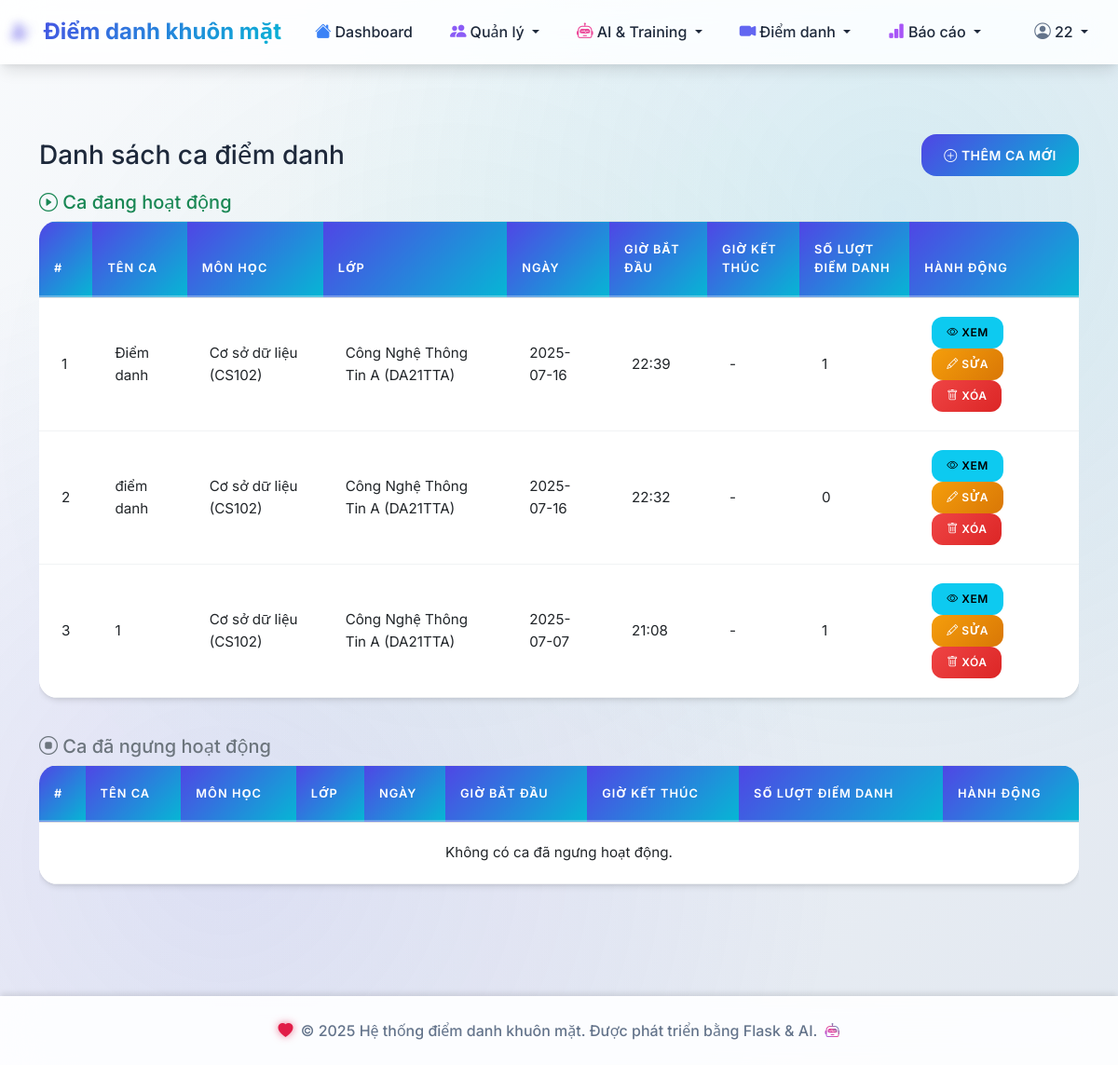
The app's page /attendance/sessions (signed in) with its own data.
### tables this page shows
CREATE TABLE attendance_sessions (
            id INTEGER PRIMARY KEY AUTOINCREMENT,
            session_name TEXT NOT NULL,
            subject_id INTEGER NOT NULL,
            class_id INTEGER NOT NULL,
            session_date DATE NOT NULL,
            start_time TIME NOT NULL,
            end_time TIME,
            status TEXT DEFAULT 'active',
            created_at TIMESTAMP DEFAULT CURRENT_TIMESTAMP, port INTEGER,
            FOREIGN KEY (subject_id) REFERENCES subjects (id),
            FOREIGN KEY (class_id) REFERENCES classes (id)
        );

### routes/attendance.py (the view)
@attendance_bp.route('/sessions')
def list_sessions():
    conn = get_db_connection()
    now = datetime.now().strftime('%Y-%m-%d %H:%M')
    active_sessions = conn.execute('''
        SELECT ast.*, s.subject_name, s.subject_code, c.class_name, c.class_code,
               COUNT(ar.id) as attendance_count
        FROM attendance_sessions ast
        JOIN subjects s ON ast.subject_id = s.id
        JOIN classes c ON ast.class_id = c.id
        LEFT JOIN attendance_records ar ON ast.id = ar.session_id
        WHERE (ast.end_time IS NULL OR (ast.session_date || ' ' || ast.end_time) > ?)
        GROUP BY ast.id
        ORDER BY ast.session_date DESC, ast.start_time DESC
    ''', (now,)).fetchall()
    inactive_sessions = conn.execute('''
        SELECT ast.*, s.subject_name, s.subject_code, c.class_name, c.class_code,
               COUNT(ar.id) as attendance_count
        FROM attendance_sessions ast
        JOIN subjects s ON ast.subject_id = s.id
        JOIN classes c ON ast.class_id = c.id
        LEFT JOIN attendance_records ar ON ast.id = ar.session_id
        WHERE (ast.end_time IS NOT NULL AND (ast.session_date || ' ' || ast.end_time) <= ?)
        GROUP BY ast.id
        ORDER BY ast.session_date DESC, ast.start_time DESC
    ''', (now,)).fetchall()
    conn.close()
    return render_template('attendance/sessions.html', active_sessions=active_sessions, inactive_sessions=inactive_sessions)

### models/database.py (called while the page is built)
def get_db_connection():
    conn = sqlite3.connect(DATABASE_PATH)
    conn.row_factory = sqlite3.Row
    return conn

### templates/attendance/sessions.html
{% extends "base.html" %} {% block title %}Quản lý ca điểm danh{% endblock %} {% block content %}
<div class="container py-4">
  <div class="d-flex justify-content-between align-items-center mb-3">
    <h3 class="mb-0">Danh sách ca điểm danh</h3>
    <a href="{{ url_for('attendance.add_session') }}" class="btn btn-primary"> <i class="bi bi-plus-circle"></i> Thêm ca mới </a>
  </div>
  <h5 class="text-success mb-2"><i class="bi bi-play-circle"></i> Ca đang hoạt động</h5>
  <div class="table-responsive mb-4">
    <table class="table table-bordered table-hover align-middle bg-white">
      <thead class="table-light">
        <tr>
          <th>#</th>
          <th>Tên ca</th>
          <th>Môn học</th>
          <th>Lớp</th>
          <th>Ngày</th>
          <th>Giờ bắt đầu</th>
          <th>Giờ kết thúc</th>
          <th>Số lượt điểm danh</th>
          <th>Hành động</th>
        </tr>
      </thead>
      <tbody>
        {% for s in active_sessions %}
        <tr>
          <td>{{ loop.index }}</td>
          <td>{{ s.session_name }}</td>
          <td>{{ s.subject_name }} ({{ s.subject_code }})</td>
          <td>{{ s.class_name }} ({{ s.class_code }})</td>
          <td>{{ s.session_date }}</td>
          <td>{{ s.start_time }}</td>
          <td>{{ s.end_time or '-' }}</td>
          <td>{{ s.attendance_count }}</td>
          <td>
            <a href="{{ url_for('attendance.session_detail', session_id=s.id) }}" class="btn btn-sm btn-info"><i class="bi bi-eye"></i> Xem</a>
            <a href="{{ url_for('attendance.edit_session', session_id=s.id) }}" class="btn btn-sm btn-warning"><i class="bi bi-pencil"></i> Sửa</a>
            <form action="{{ url_for('attendance.delete_session', session_id=s.id) }}" method="post" style="display: inline-block" onsubmit="return confirm('Bạn có chắc muốn xóa ca này?');">
              <button type="submit" class="btn btn-sm btn-danger"><i class="bi bi-trash"></i> Xóa</button>
            </form>
          </td>
        </tr>
        {% else %}
        <tr>
          <td colspan="9" class="text-center">Không có ca đang hoạt động.</td>
        </tr>
        {% endfor %}
      </tbody>
    </table>
  </div>
  <h5 class="text-secondary mb-2"><i class="bi bi-stop-circle"></i> Ca đã ngưng hoạt động</h5>
  <div class="table-responsive">
    <table class="table table-bordered table-hover align-middle bg-white">
      <thead class="table-light">
        <tr>
          <th>#</th>
          <th>Tên ca</th>
          <th>Môn học</th>
          <th>Lớp</th>
          <th>Ngày</th>
          <th>Giờ bắt đầu</th>
          <th>Giờ kết thúc</th>
          <th>Số lượt điểm danh</th>
          <th>Hành động</th>
        </tr>
      </thead>
      <tbody>
        {% for s in inactive_sessions %}
        <tr>
          <td>{{ loop.index }}</td>
          <td>{{ s.session_name }}</td>
          <td>{{ s.subject_name }} ({{ s.subject_code }})</td>
          <td>{{ s.class_name }} ({{ s.class_code }})</td>
          <td>{{ s.session_date }}</td>
          <td>{{ s.start_time }}</td>
          <td>{{ s.end_time or '-' }}</td>
          <td>{{ s.attendance_count }}</td>
          <td>
            <a href="{{ url_for('attendance.session_detail', session_id=s.id) }}" class="btn btn-sm btn-info"><i class="bi bi-eye"></i> Xem</a>
            <a href="{{ url_for('attendance.edit_session', session_id=s.id) }}" class="btn btn-sm btn-warning"><i class="bi bi-pencil"></i> Sửa</a>
            <form action="{{ url_for('attendance.delete_session', session_id=s.id) }}" method="post" style="display: inline-block" onsubmit="return confirm('Bạn có chắc muốn xóa ca này?');">
              <button type="submit" class="btn btn-sm btn-danger"><i class="bi bi-trash"></i> Xóa</button>
            </form>
          </td>
        </tr>
        {% else %}
        <tr>
          <td colspan="9" class="text-center">Không có ca đã ngưng hoạt động.</td>
        </tr>
        {% endfor %}
      </tbody>
    </table>
  </div>
</div>
{% endblock %}

### static/css/style.css (style rules this page uses)
:root { --primary-color: #4f46e5; --primary-light: #818cf8; --primary-dark: #3730a3; --secondary-color: #06b6d4; --secondary-light: #67e8f9; --secondary-dark: #0891b2; --success-color: #10b981; --danger-color: #ef4444; --warning-color: #f59e0b; --info-color: #3b82f6; --light-color: #f8fafc; --dark-color: #1e293b; --surface-color: #ffffff; --border-color: #e2e8f0; --text-primary: #1e293b; --text-secondary: #64748b; --gradient-primary: linear-gradient(135deg, #4f46e5 0%, #06b6d4 100%); --gradient-success: linear-gradient(135deg, #10b981 0%, #059669 100%); --gradient-danger: linear-gradient(135deg, #ef4444 0%, #dc2626 100%); --gradient-warning: linear-gradient(135deg, #f59e0b 0%, #d97706 100%); --shadow-sm: 0 1px 3px 0 rgba(0, 0, 0, 0.1), 0 1px 2px 0 rgba(0, 0, 0, 0.06); --shadow-md: 0 4px 6px -1px rgba(0, 0, 0, 0.1), 0 2px 4px -1px rgba(0, 0, 0, 0.06); --shadow-lg: 0 10px 15px -3px rgba(0, 0, 0, 0.1), 0 4px 6px -2px rgba(0, 0, 0, 0.05); --shadow-xl: 0 20px 25px -5px rgba(0, 0, 0, 0.1), 0 10px 10px -5px rgba(0, 0, 0, 0.04); }
* { box-sizing: border-box; }
body { font-family: "Inter", "Segoe UI", -apple-system, BlinkMacSystemFont, "Roboto", "Oxygen", "Ubuntu", "Cantarell", sans-serif; background: linear-gradient(135deg, #f8fafc 0%, #e2e8f0 100%); color: var(--text-primary); line-height: 1.6; overflow-x: hidden; }
body::before { content: ""; position: fixed; top: 0; left: 0; width: 100%; height: 100%; background: radial-gradient(circle at 20% 80%, rgba(79, 70, 229, 0.1) 0%, transparent 50%), radial-gradient(circle at 80% 20%, rgba(6, 182, 212, 0.1) 0%, transparent 50%), radial-gradient(circle at 40% 40%, rgba(16, 185, 129, 0.05) 0%, transparent 50%); pointer-events: none; z-index: -1; }
.btn { border-radius: 16px; font-weight: 600; padding: 0.75rem 1.5rem; border: none; transition: all 0.3s cubic-bezier(0.4, 0, 0.2, 1); position: relative; overflow: hidden; text-transform: uppercase; letter-spacing: 0.5px; font-size: 0.875rem; }
.btn::before { content: ""; position: absolute; top: 0; left: -100%; width: 100%; height: 100%; background: rgba(255, 255, 255, 0.2); transition: left 0.3s ease; }
.btn-primary { background: var(--gradient-primary); color: white; }
.btn-danger { background: var(--gradient-danger); color: white; }
.btn-warning { background: var(--gradient-warning); color: white; }
.btn-sm { padding: 0.5rem 1rem; font-size: 0.75rem; border-radius: 12px; }
.table { border-radius: 20px; overflow: hidden; background: rgba(255, 255, 255, 0.9); backdrop-filter: blur(20px); box-shadow: var(--shadow-md); line-height: 1.6; }
.table thead th { background: var(--gradient-primary); color: white; border: none; font-weight: 600; text-transform: uppercase; font-size: 0.8rem; letter-spacing: 1px; padding: 1.25rem 1rem; position: relative; }
.table thead th::after { content: ""; position: absolute; bottom: 0; left: 0; width: 100%; height: 2px; background: rgba(255, 255, 255, 0.3); }
.table tbody tr { transition: all 0.3s cubic-bezier(0.4, 0, 0.2, 1); border-bottom: 1px solid rgba(226, 232, 240, 0.5); }
.table tbody td { padding: 1rem; border: none; vertical-align: middle; padding: 1.25rem 1.5rem; font-size: 0.95rem; vertical-align: middle; border-bottom: 1px solid #f1f3f4; }
.table th { border-bottom: 2px solid rgba(79, 70, 229, 0.1); font-weight: 600; color: var(--text-primary); }

### records on screen
attendance_sessions: session_name "Điểm danh", subject_name "Cơ sở dữ liệu", subject_code "CS102", class_name "Công Nghệ Thông Tin A", class_code "DA21TTA", session_date "2025-07-16", start_time "22:39", end_time "-", attendance_count "1"
attendance_sessions: session_name "điểm danh", subject_name "Cơ sở dữ liệu", subject_code "CS102", class_name "Công Nghệ Thông Tin A", class_code "DA21TTA", session_date "2025-07-16", start_time "22:32", end_time "-", attendance_count "0"
attendance_sessions: session_name "1", subject_name "Cơ sở dữ liệu", subject_code "CS102", class_name "Công Nghệ Thông Tin A", class_code "DA21TTA", session_date "2025-07-07", start_time "21:08", end_time "-", attendance_count "1"

### other values on screen
{{ session.username or 'Admin' }} "22"
